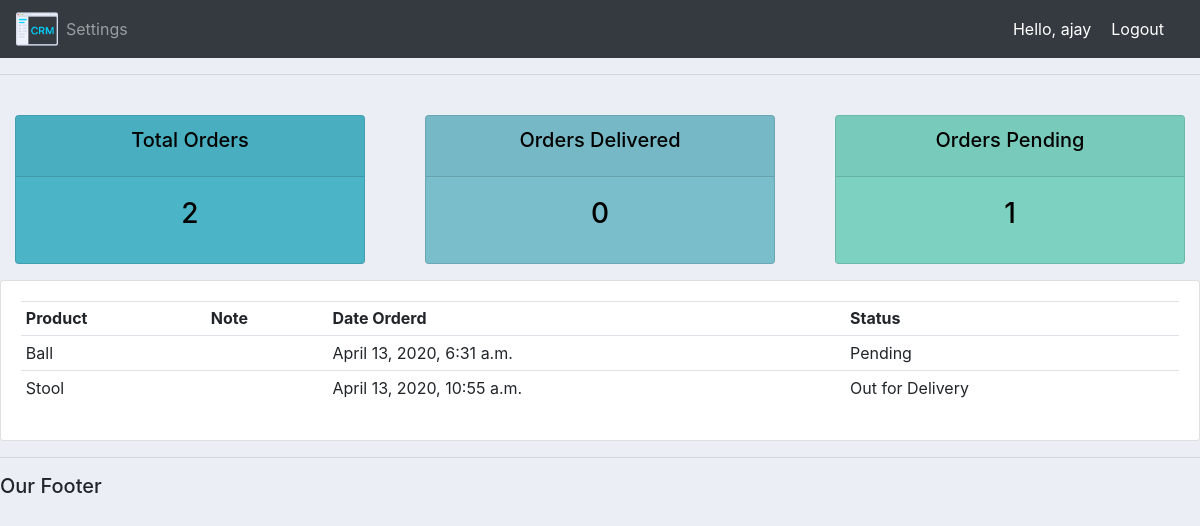
The page /user/ (signed in) on the database its author committed.
### accounts/models.py (models this page shows, shortened)
class Order(models.Model):
    STATUS = (
        ('Pending', 'Pending'),
        ('Out for Delivery', "Out for Delivery"),
        ('Delivered', 'Delivered')
    )
    customer = models.ForeignKey(Customer, null=True, on_delete=models.SET_NULL, related_name='customer_orders')
    product = models.ForeignKey(Product, null=True, on_delete=models.SET_NULL, related_name='product_orders')
    date_created = models.DateTimeField(auto_now_add=True)
    status = models.CharField(choices=STATUS, null=False, max_length=50)

class Product(models.Model):
    name = models.CharField(max_length=50, null=False)
    price = models.FloatField(null=False)
    CATEGORY = (
        ('Indoor', 'Indoor'),
        ('Outdoor', 'Outdoor')
    )
    category = models.CharField(max_length=50, null=True, choices=CATEGORY)
    description = models.CharField(max_length=200, null=True)
    date_created = models.DateTimeField(auto_now_add=True)
    tags = models.ManyToManyField(Tag, related_name='tag_set')
    def __str__(self):
        return self.name

### accounts/decorators.py (the view)
        def wrapper_func(request, *args, **kwargs):
            user_groups = None
            access = False
            if request.user.groups.exists():
                user_groups = request.user.groups.all()
                user_groups_name = []
                for user_group in user_groups:
                    user_groups_name.append(user_group.name)
                    if user_group.name in allowed_roles:
                        access = True
            if access == True:
                return view_func(request, *args, **kwargs)
            else:
                return HttpResponse("Sorry! You are not authorized to view this page!")

### accounts/views.py (called while the page is built)
@login_required(login_url='login')
@authorized_users(allowed_roles = ['customer'])
def userPage(request):
    orders = request.user.customer.customer_orders.all()
    order_count = request.user.customer.customer_orders.count()
    delivered_order_count = request.user.customer.customer_orders.filter(status='Delivered').count()
    pending_order_count = request.user.customer.customer_orders.filter(status='Pending').count()
    context = {
        'orders': orders,
        'order_count': order_count,
        'delivered_order_count': delivered_order_count,
        'pending_order_count': pending_order_count
    }
    return render(request, 'user.html', context=context)

### accounts/templates/user.html (shortened to what this page needs)
{% extends 'main.html' %}
{% block content %}
{% include 'status.html' %}
<head>
</head>
<body>
    <div class="row">
        <div class="col-md">
            <div class="card card-body">
                <table class="table table-sm">
                    <tr>
                        <th>Product</th>
                        <th>Note</th>
                        <th>Date Orderd</th>
                        <th>Status</th>
                    </tr>
                    {% for order in orders %}
                    <tr>
                        <td>{{order.product}}</td>
                        <td>{{order.note}}</td>
                        <td>{{order.date_created}}</td>
                        <td>{{order.status}}</td>
                    </tr>
                    {% endfor %}
                </table>
            </div>
        </div>
    </div>
</body>
{% endblock content %}

### accounts/templates/navbar.html (shortened to what this page needs)
{% load static %}
<nav class="navbar navbar-expand-lg navbar navbar-dark bg-dark">
    <img src="{% static 'images/logo.png' %}" href="" alt="Image" height="42" width="42">
    <div class="collapse navbar-collapse" id="navbarNav">
      {% if request.user.is_staff %}
      <ul class="navbar-nav">
        <li class="nav-item active">
          <a class="nav-link" href="{% url 'home' %}">Dashboard<span class="sr-only">(current)</span></a>
        </li>
        <li class="nav-item">
          <a class="nav-link" href="{% url 'products' %}">Products</a>
        </li>
      </ul>
      {% else %}
      <ul class="navbar-nav">
       <li class="nav-item">
        <a class="nav-link" href="{% url 'account' %}">Settings</a>
       </li>
      </ul>
      {% endif %}
    </div>
    <span class ="hello-msg">Hello, {{request.user}}</span>
    <span><a class="hello-msg" href="{% url 'logout' %}">Logout</a></span>
  </nav>

### accounts/static/css/main.css (style rules this page uses)
body { background-color: #ebeff5; }

### accounts/templates/navbar.html (style rules this page uses)
.hello-msg { font: 18px; color: white; margin-right: 20px; }

### rows shown on the page
Order: product "Ball", date_created "April 13, 2020, 6:31 a.m.", status "Pending"
Order: product "Stool", date_created "April 13, 2020, 10:55 a.m.", status "Out for Delivery"

### other values the page prints
{{ request.user }} "ajay"
{{ order_count }} "2"
{{ delivered_order_count }} "0"
{{ pending_order_count }} "1"
